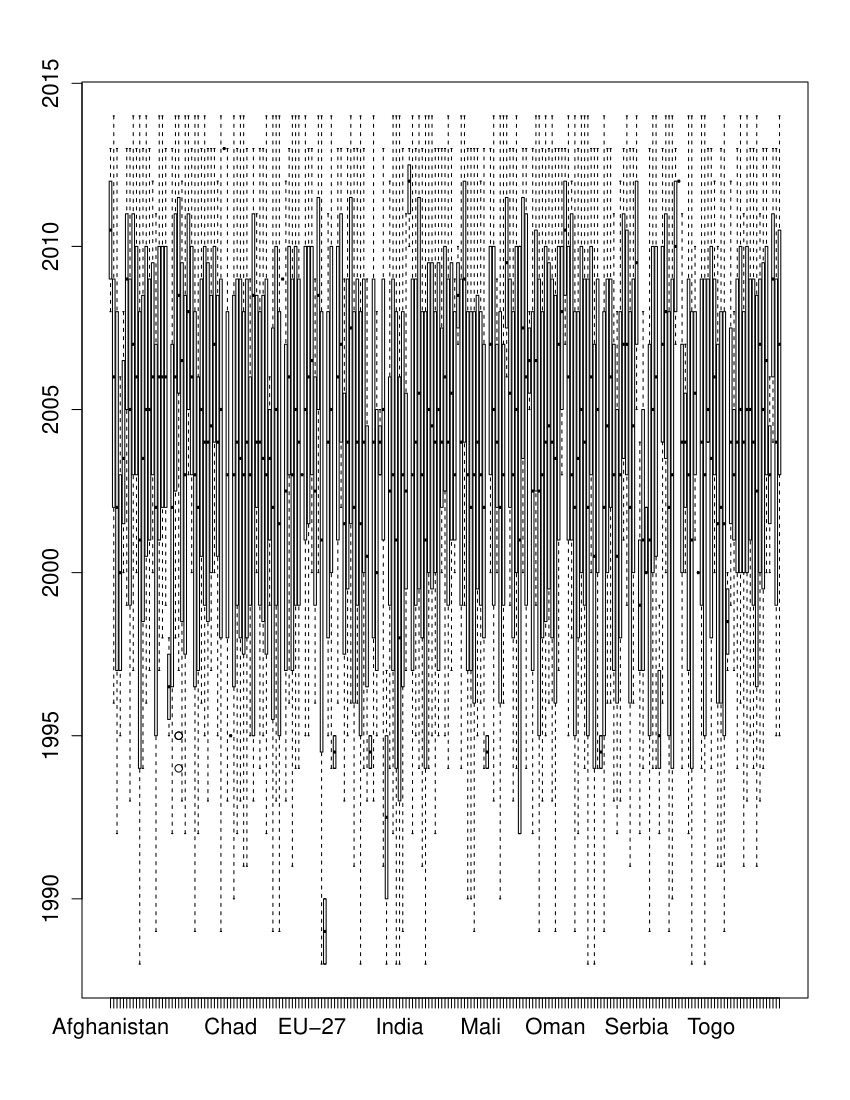

This figure's R source:

#clean variables
rm(list=ls(all=TRUE))

# read in data
P <- read.csv("/Users/Kyle_Mac/GitHub/Seunghyun_park/lecture4_assignment2/UNdata_Export_20150702_111245737.csv")
plot(P$Country.or.Area,P$Year)
